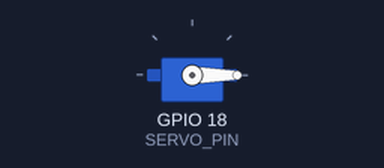
Recording of a sketch running on a simulated ESP32. Shown: servo.

Above: at 0.05 s.
At 1.5 s:
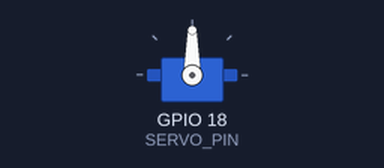
At 3.0 s:
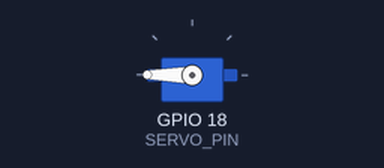
Timing chart, 0 to 6.9 s (numbered marks = the images above):
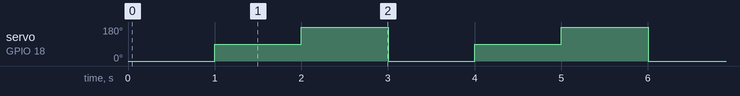

Measured:
- by itself, servo on GPIO 18 (SERVO_PIN): repeats every 3.0 s: 180° 1.0 s, 0° 1.0 s, 90° 1.0 s

The sketch:

exp5.ino
```cpp
#include <ESP32Servo.h> // ESP32servo استدعاء مكتبة

Servo myServo;
#define SERVO_PIN 18  // المنفذ الموصول بالسيرفو

void setup() {
  myServo.attach(SERVO_PIN);
}

void loop() {
  myServo.write(0);    // زاوية 0°
  delay(1000);
  myServo.write(90);   // زاوية 90°
  delay(1000);
  myServo.write(180);  // زاوية 180°
  delay(1000);
}
```
